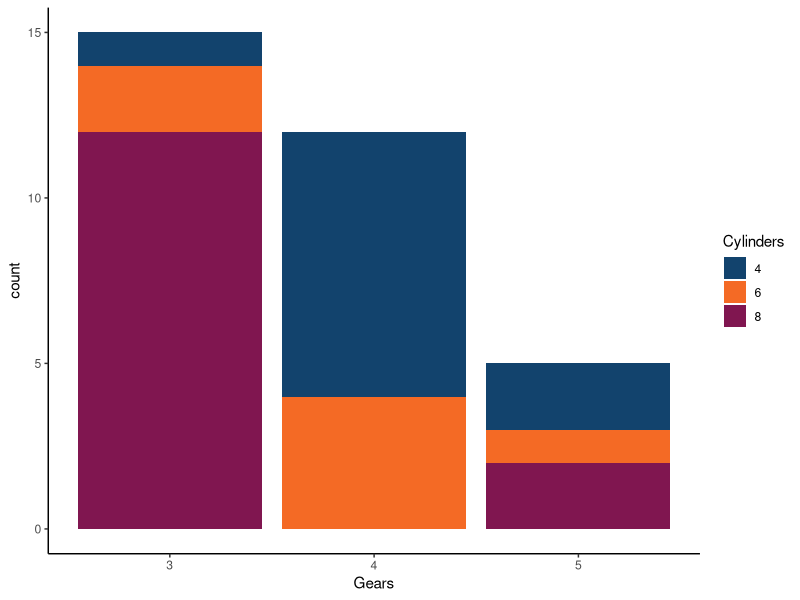

Write R code to recreate this figure.
## ---- chunk 1
# Create colour palette using recommended colours (based on gov.uk design system)

library(ggplot2)

gss_colours <- c(
  "#12436D", #`blue`
  "#F46A25",#`orange`
  "#801650",#`maroon`
  "#28A197" #`turquoise`
  )

# Create chart using palette

ggplot(
  mtcars,
  aes(
    x=gear,
    fill = factor(cyl)
    )
  ) +
  labs(x = 'Gears', fill = 'Cylinders') +
  geom_bar(stat='count') +
  scale_fill_manual(values = gss_colours) +
  theme_classic()
